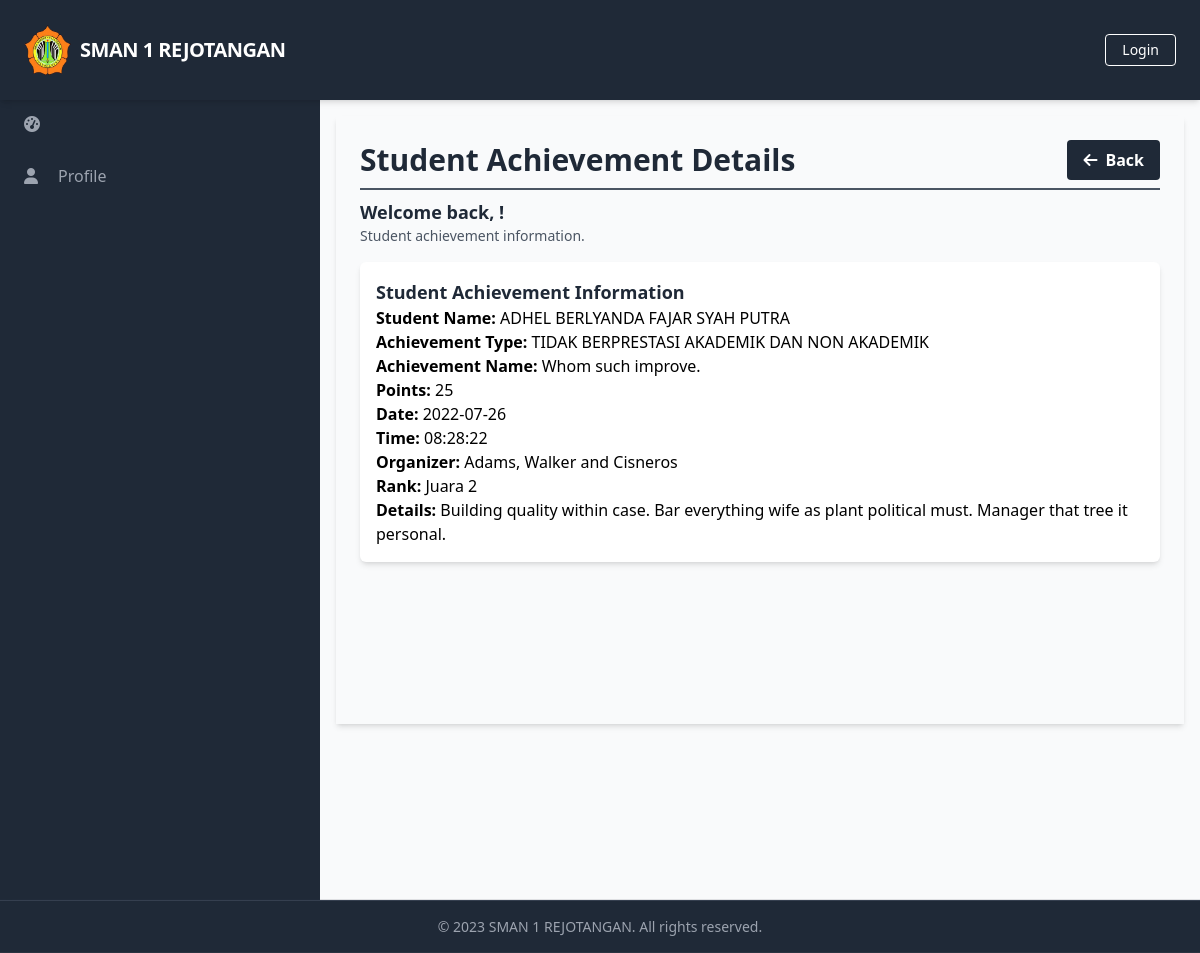
Page /manage_student_achievements/manage_student_achievements_detail.php?id=1 on the committed database.
### tables this page shows
CREATE TABLE `StudentAchievements` (
  `StudentAchievementID` int(11) NOT NULL,
  `StudentID` int(11) DEFAULT NULL,
  `AchievementID` int(11) DEFAULT NULL,
  `Date` date DEFAULT NULL,
  `Time` time DEFAULT NULL,
  `AchievementName` varchar(255) NOT NULL,
  `Organizer` varchar(255) DEFAULT NULL,
  `Rank` varchar(255) DEFAULT NULL,
  `Details` text DEFAULT NULL,
  `CreatedAt` datetime DEFAULT NULL,
  `UpdatedAt` datetime DEFAULT NULL
);

CREATE TABLE `Users` (
  `UserID` int(11) NOT NULL,
  `Username` varchar(50) NOT NULL,
  `Password` varchar(255) NOT NULL,
  `Email` varchar(100) NOT NULL,
  `FullName` varchar(100) DEFAULT NULL,
  `DateOfBirth` date DEFAULT NULL,
  `Gender` varchar(10) DEFAULT NULL,
  `Address` text DEFAULT NULL,
  `PhoneNumber` varchar(20) DEFAULT NULL,
  `RoleID` int(11) DEFAULT NULL,
  `AccountCreationDate` timestamp NOT NULL DEFAULT current_timestamp() ON UPDATE current_timestamp(),
  `LastLogin` datetime DEFAULT NULL,
  `AccountStatus` varchar(20) DEFAULT NULL,
  `ProfilePictureURL` varchar(255) DEFAULT NULL,
  `ActivationStatus` varchar(20) DEFAULT NULL
);

CREATE TABLE `MasterAchievements` (
  `AchievementID` int(11) NOT NULL,
  `AchievementType` varchar(255) NOT NULL,
  `AchievementName` varchar(255) NOT NULL,
  `Points` int(11) NOT NULL
);

### public/manage_student_achievements/manage_student_achievements_detail.php (the view, shortened to what this page needs)
<?php
require_once('../../database/connection.php');
$errors = array();
$studentAchievementData = array();
if (isset($_GET['id'])) {
    $studentAchievementID = $_GET['id'];
    $query = "SELECT sa.*, u.FullName AS StudentName, ma.AchievementType, ma.Points
              FROM StudentAchievements sa
              JOIN Students s ON sa.StudentID = s.StudentID
              JOIN Users u ON s.UserID = u.UserID
              JOIN MasterAchievements ma ON sa.AchievementID = ma.AchievementID
              WHERE StudentAchievementID = $studentAchievementID";
    $result = $conn->query($query);
    if ($result->num_rows > 0) {
        $studentAchievementData = $result->fetch_assoc();
    } else {
        $errors[] = "Student achievement not found.";
    }
}
?>
<?php include_once('../components/header.php'); ?>
<div class="h-screen flex flex-col">
    <?php include('../components/navbar.php'); ?>
    <div class="flex-grow bg-gray-50 flex flex-row shadow-md">
        <?php include('../components/sidebar.php'); ?>
        <main class="bg-gray-50 flex flex-col flex-1 overflow-y-scroll h-screen flex-shrink-0 sc-hide pb-40">
            <div class="flex items-start justify-start p-6 shadow-md m-4 flex-1 flex-col">
                <div class="flex flex-row justify-between items-center w-full border-b-2 border-gray-600 mb-2 pb-2">
                    <h1 class="text-3xl text-gray-800 font-semibold w-full">Student Achievement Details</h1>
                    <div class="flex flex-row justify-end items-center">
                        <a href="../manage_student_achievements/manage_student_achievements_list.php" class="bg-gray-800 hover-bg-gray-700 text-white font-bold py-2 px-4 rounded inline-flex items-center space-x-2">
                            <i class="fas fa-arrow-left"></i>
                            <span>Back</span>
                        </a>
                    </div>
                </div>
                <div class="flex flex-col w-full">
                    <div class="flex flex-row justify-between items-center w-full mb-2 pb-2">
                        <div>
                            <h2 class="text-lg text-gray-800 font-semibold">Welcome back, <?php echo $_SESSION['FullName']; ?>!</h2>
                            <p class="text-gray-600 text-sm">Student achievement information.</p>
                        </div>
                    </div>
                    <?php if (!empty($studentAchievementData)) : ?>
                        <div class="bg-white shadow-md p-4 rounded-md">
                            <h3 class="text-lg font-semibold text-gray-800">Student Achievement Information</h3>
                            <p><strong>Student Name:</strong> <?php echo $studentAchievementData['StudentName']; ?></p>
                            <p><strong>Achievement Type:</strong> <?php echo $studentAchievementData['AchievementType']; ?></p>
                            <p><strong>Achievement Name:</strong> <?php echo $studentAchievementData['AchievementName']; ?></p>
                            <p><strong>Points:</strong> <?php echo $studentAchievementData['Points']; ?></p>
                            <p><strong>Date:</strong> <?php echo $studentAchievementData['Date']; ?></p>
                            <p><strong>Time:</strong> <?php echo $studentAchievementData['Time']; ?></p>
                            <p><strong>Organizer:</strong> <?php echo $studentAchievementData['Organizer']; ?></p>
                            <p><strong>Rank:</strong> <?php echo $studentAchievementData['Rank']; ?></p>
                            <p><strong>Details:</strong> <?php echo $studentAchievementData['Details']; ?></p>
                        </div>
                    <?php else : ?>
                        <div class="bg-white shadow-md p-4 rounded-md">
                            <p>No student achievement data available.</p>
                        </div>
                    <?php endif; ?>
                </div>
            </div>
        </main>
    </div>
    <?php include('../components/footer.php'); ?>
</div>
</body>
</html>

### rows in the picture
studentachievements: users.FullName "ADHEL BERLYANDA FAJAR SYAH PUTRA", AchievementID.AchievementType "TIDAK BERPRESTASI AKADEMIK DAN NON AKADEMIK", AchievementName "Whom such improve.", AchievementID.Points "25", Date "2022-07-26", Time "08:28:22", Organizer "Adams, Walker and Cisneros", Rank "Juara 2", Details "Building quality within case. Bar everything wife as plant political must. Manager that tree it personal."

### other values in the picture
$baseTitle "SMAN 1 REJOTANGAN"
